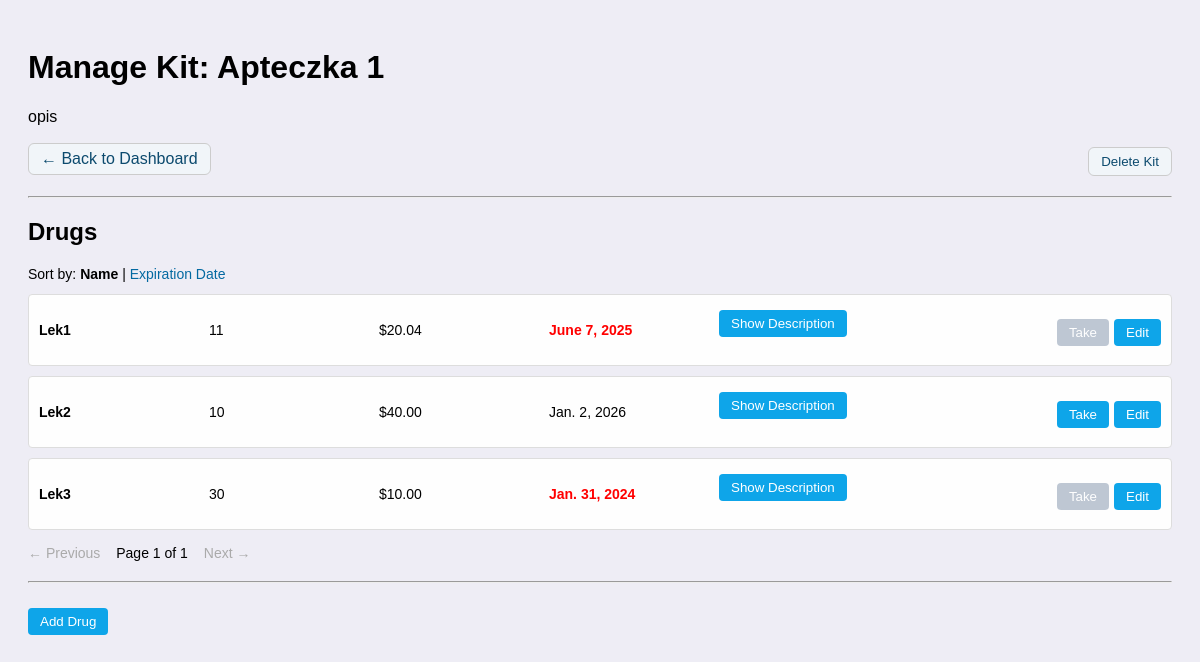
/dashboard/kit/1/ (signed in), run on an earlier commit of the app's database.
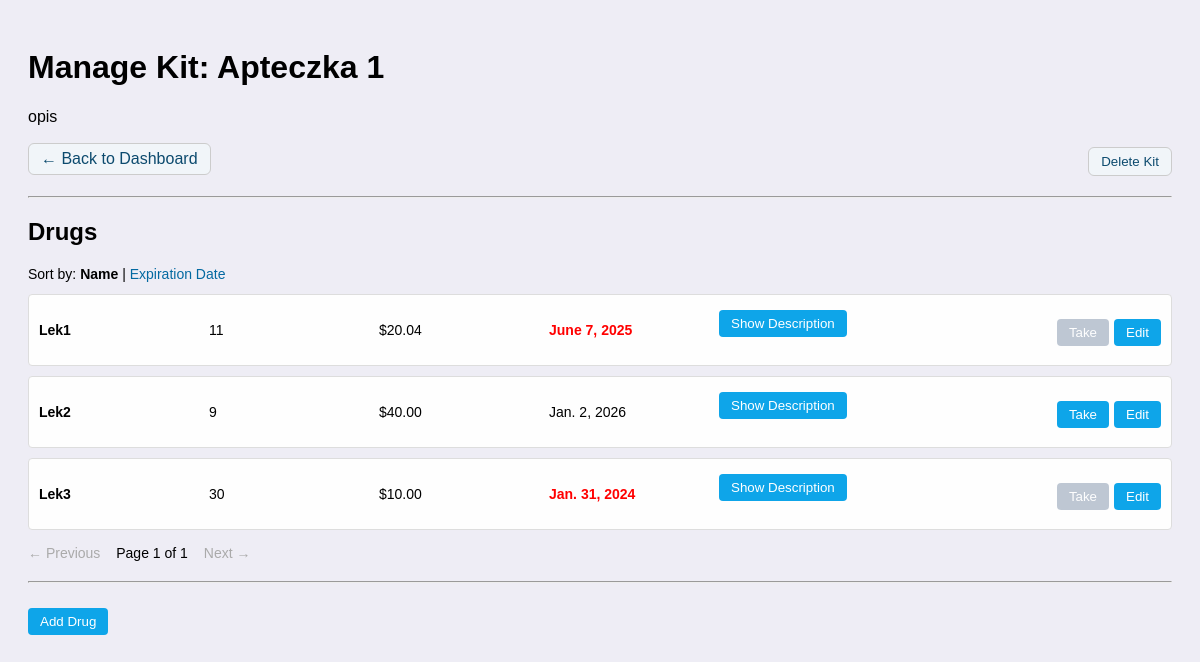
And on a later commit of the database.
### app_med_kit/models.py (models this page shows, shortened)
class Drug(models.Model):
    kit = models.ForeignKey(Kit, on_delete=models.CASCADE, related_name='drugs')
    name = models.CharField(max_length=100)
    number = models.PositiveIntegerField()
    description = models.TextField(blank=True)
    price = models.DecimalField(max_digits=10, decimal_places=2, default=0)
    expiration_date = models.DateField(null=True, blank=True)
    created_at = models.DateTimeField(auto_now_add=True)

### app_med_kit/views.py (the view, shortened to what this page needs)
# urls.py: path('kit/<int:kit_id>/', views.manage_kit, name='manage_kit'),
@login_required
def manage_kit(request, kit_id):
    kit = get_object_or_404(Kit, id=kit_id, user=request.user)
    sort_by = request.GET.get('sort_by', 'name')
    if sort_by == 'expiration_date':
        drug_list = kit.drugs.all().order_by('expiration_date')
    else:
        drug_list = kit.drugs.all().order_by('name')
    paginator = Paginator(drug_list, 5)
    page_number = request.GET.get('page')  # `None` if not provided → first page
    page_obj = paginator.get_page(page_number)
    show_form = request.GET.get('add_drug') == '1'
    form = DrugForm() if show_form else None
    return render(request, 'app_med_kit/manage_kit.html', {
        'kit': kit,
        'page_obj': page_obj,
        'sort_by': sort_by,
        'form': form,
        'show_form': show_form,
        'today': date.today(),  # ← add this line
    })

### app_med_kit/templates/app_med_kit/manage_kit.html (shortened to what this page needs)
{% extends 'app_med_kit/med_kit_base.html' %}
{% load static %}
{% block extra_css %}
<link rel="stylesheet" href="{% static 'css/manage_kit.css' %}">
{% endblock %}
{% block content %}
  <h1>Manage Kit: {{ kit.name }}</h1>
  <p>{{ kit.description }}</p>
  <div class="navbar-top">
    <a href="{% url 'dashboard' %}">← Back to Dashboard</a>
    <form method="post" action="{% url 'delete_kit' kit.id %}" id="delete-kit-form" style="display: inline;">
      <button type="button" onclick="confirmDeleteKit()">Delete Kit</button>
    </form>
  </div>
  <hr>
  <h2>Drugs</h2>
  <div class="sort-navbar">
    Sort by:
    {% if sort_by == 'name' %}
      <strong>Name</strong> |
      <a href="?sort_by=expiration_date">Expiration Date</a>
    {% else %}
      <a href="?sort_by=name">Name</a> |
      <strong>Expiration Date</strong>
    {% endif %}
  </div>
  {% for drug in page_obj.object_list %}
    <div id="drug-{{ drug.id }}" class="drug-entry">
      <div class="drug-info">
        <div>
          <span class="display name"><strong>{{ drug.name }}</strong></span>
        </div>
        <div>
          <span class="display number">{{ drug.number }}</span>
        </div>
        <div>
          <span class="display price">${{ drug.price }}</span>
        </div>
        <div>
          <span class="display expiration {% if drug.expiration_date and drug.expiration_date < today %}expired{% endif %}">
            {{ drug.expiration_date }}
          </span>
        </div>
        <div class="desc-block">
          <button
            type="button"
            class="display description"
            onclick="showDescriptionPopup(event, '{{ drug.description|escapejs }}')"
          >
            Show Description
          </button>
        </div>
      </div>
      <div class="drug-actions">
        <form method="post" action="{% url 'take_drug' kit.id drug.id %}">
          <button type="submit" class="take-btn"
                  {% if drug.expiration_date and drug.expiration_date < today %}disabled title="Expired"{% endif %}>
              Take
          </button>
        </form>
        <button
          type="button"
          class="edit-toggle-btn"
          onclick="toggleEdit('{{ drug.id }}')"
        >
          Edit
        </button>
      </div>
    </div>
  {% empty %}
    <p>No drugs found.</p>
  {% endfor %}
  <div class="pagination">
    {% if page_obj.has_previous %}
      <a href="?sort_by={{ sort_by }}&amp;page={{ page_obj.previous_page_number }}">← Previous</a>
    {% else %}
      <span class="disabled">← Previous</span>
    {% endif %}
    <span>Page {{ page_obj.number }} of {{ page_obj.paginator.num_pages }}</span>
    {% if page_obj.has_next %}
      <a href="?sort_by={{ sort_by }}&amp;page={{ page_obj.next_page_number }}">Next →</a>
    {% else %}
      <span class="disabled">Next →</span>
    {% endif %}
  </div>
  <hr>
  <a href="?sort_by={{ sort_by }}&amp;add_drug=1">
    <button {% if show_form %}disabled{% endif %}>Add Drug</button>
  </a>
{% endblock %}

What changed in the data, as far as the page shows it:
changed Drug "Lek2": number "10" → "9"
